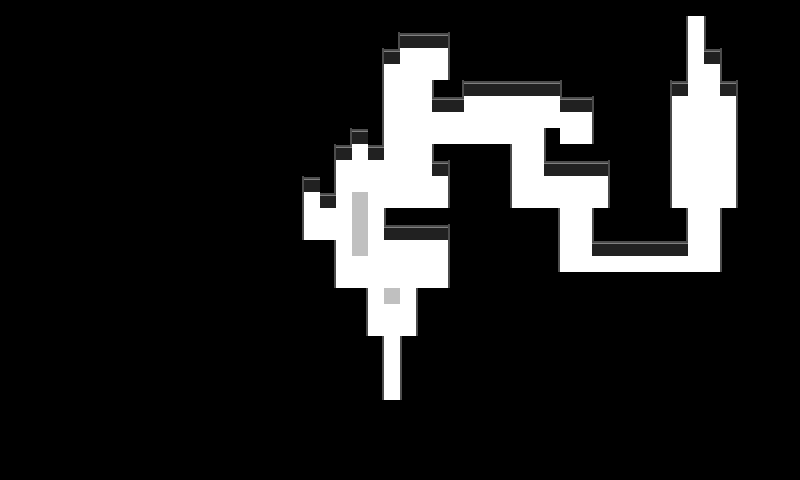

A level layout from a 2D game, rendered from its tile map. Below: a short description, then the map file with tile-grid data replaced by summaries:
An orthogonal 50x30 tile map with 16x16 px tiles, 1 tile layer (Tile Layer 1), 2 tilesets and 46 objects.

<map version="1.0" orientation="orthogonal" renderorder="right-down" width="50" height="30" tilewidth="16" tileheight="16" nextobjectid="68">
 <tileset firstgid="1" name="Tileset" tilewidth="16" tileheight="16" tilecount="64">
  <image source="Tileset.png" width="128" height="128" />
 </tileset>
 <tileset firstgid="65" name="ObjSet" tilewidth="16" tileheight="16" tilecount="6">
  <image source="ObjSet.png" width="96" height="16" />
 </tileset>
 <layer name="Tile Layer 1" width="50" height="30">
  <data>[1500 cells, 1500 non-empty, 8 distinct tile ids]</data>
 </layer>
 <objectgroup name="Object Layer 1">
  <object id="1" gid="66" x="304" y="208" width="16" height="16">
   <properties>
    <property name="size" value="16" />
    <property name="sound" value="Pfft.mp3" />
    <property name="sprite" value="Poo.png" />
    <property name="type" value="Clue" />
   </properties>
  </object>
  <object id="3" gid="66" x="432" y="192" width="16" height="16">
   <properties>
    <property name="size" value="16" />
    <property name="sound" value="Pfft.mp3" />
    <property name="sprite" value="Poo.png" />
    <property name="type" value="Clue" />
   </properties>
  </object>
  <object id="4" gid="66" x="432" y="208" width="16" height="16">
   <properties>
    <property name="size" value="16" />
    <property name="sound" value="Pfft.mp3" />
    <property name="sprite" value="Poo.png" />
    <property name="type" value="Clue" />
   </properties>
  </object>
  <object id="5" gid="66" x="432" y="64" width="16" height="16">
   <properties>
    <property name="size" value="16" />
    <property name="sound" value="Pfft.mp3" />
    <property name="sprite" value="Poo.png" />
    <property name="type" value="Clue" />
   </properties>
  </object>
  <object id="6" gid="66" x="432" y="80" width="16" height="16">
   <properties>
    <property name="size" value="16" />
    <property name="sound" value="Pfft.mp3" />
    <property name="sprite" value="Poo.png" />
    <property name="type" value="Clue" />
   </properties>
  </object>
  <object id="7" gid="66" x="560" y="128" width="16" height="16">
   <properties>
    <property name="size" value="16" />
    <property name="sound" value="Pfft.mp3" />
    <property name="sprite" value="Poo.png" />
    <property name="type" value="Clue" />
   </properties>
  </object>
  <object id="8" gid="66" x="576" y="128" width="16" height="16">
   <properties>
    <property name="size" value="16" />
    <property name="sound" value="Pfft.mp3" />
    <property name="sprite" value="Poo.png" />
    <property name="type" value="Clue" />
   </properties>
  </object>
  <object id="9" gid="66" x="560" y="144" width="16" height="16">
   <properties>
    <property name="size" value="16" />
    <property name="sound" value="Pfft.mp3" />
    <property name="sprite" value="Poo.png" />
    <property name="type" value="Clue" />
   </properties>
  </object>
  <object id="10" gid="66" x="576" y="144" width="16" height="16">
   <properties>
    <property name="size" value="16" />
    <property name="sound" value="Pfft.mp3" />
    <property name="sprite" value="Poo.png" />
    <property name="type" value="Clue" />
   </properties>
  </object>
  <object id="11" gid="66" x="352" y="160" width="16" height="16">
   <properties>
    <property name="size" value="16" />
    <property name="sound" value="Pfft.mp3" />
    <property name="sprite" value="Poo.png" />
    <property name="type" value="Clue" />
   </properties>
  </object>
  <object id="12" gid="67" x="384" y="368" width="16" height="16">
   <properties>
    <property name="type" value="Start" />
   </properties>
  </object>
  <object id="13" gid="65" x="368" y="256" width="16" height="16">
   <properties>
    <property name="distance" value="64" />
    <property name="horizontal" value="true" />
    <property name="sprite" value="Enemy.png" />
    <property name="type" value="Enemy" />
   </properties>
  </object>
  <object id="14" gid="65" x="368" y="208" width="16" height="16">
   <properties>
    <property name="distance" value="16" />
    <property name="horizontal" value="true" />
    <property name="sprite" value="Enemy.png" />
    <property name="type" value="Enemy" />
   </properties>
  </object>
  <object id="15" gid="65" x="496" y="112" width="16" height="16">
   <properties>
    <property name="distance" value="40" />
    <property name="horizontal" value="false" />
    <property name="sprite" value="Enemy.png" />
    <property name="type" value="Enemy" />
   </properties>
  </object>
  <object id="16" gid="65" x="416" y="96" width="16" height="16">
   <properties>
    <property name="distance" value="16" />
    <property name="horizontal" value="true" />
    <property name="sprite" value="Enemy.png" />
    <property name="type" value="Enemy" />
   </properties>
  </object>
  <object id="17" gid="68" x="336" y="224" width="16" height="16">
   <properties>
    <property name="size" value="16" />
    <property name="sound" value="GlassBreak.mp3" />
    <property name="sprite" value="Bottle.png" />
    <property name="type" value="Clue" />
   </properties>
  </object>
  <object id="18" gid="68" x="480" y="112" width="16" height="16">
   <properties>
    <property name="size" value="16" />
    <property name="sound" value="GlassBreak.mp3" />
    <property name="sprite" value="Bottle.png" />
    <property name="type" value="Clue" />
   </properties>
  </object>
  <object id="19" gid="68" x="384" y="128" width="16" height="16">
   <properties>
    <property name="size" value="16" />
    <property name="sound" value="GlassBreak.mp3" />
    <property name="sprite" value="Bottle.png" />
    <property name="type" value="Clue" />
   </properties>
  </object>
  <object id="20" gid="68" x="512" y="208" width="16" height="16">
   <properties>
    <property name="size" value="16" />
    <property name="sound" value="GlassBreak.mp3" />
    <property name="sprite" value="Bottle.png" />
    <property name="type" value="Clue" />
   </properties>
  </object>
  <object id="21" gid="66" x="592" y="192" width="16" height="16">
   <properties>
    <property name="size" value="16" />
    <property name="sound" value="Pfft.mp3" />
    <property name="sprite" value="Poo.png" />
    <property name="type" value="Clue" />
   </properties>
  </object>
  <object id="22" gid="66" x="592" y="208" width="16" height="16">
   <properties>
    <property name="size" value="16" />
    <property name="sound" value="Pfft.mp3" />
    <property name="sprite" value="Poo.png" />
    <property name="type" value="Clue" />
   </properties>
  </object>
  <object id="43" gid="65" x="672" y="128" width="16" height="16">
   <properties>
    <property name="distance" value="60" />
    <property name="horizontal" value="true" />
    <property name="sprite" value="Enemy.png" />
    <property name="type" value="Enemy" />
   </properties>
  </object>
  <object id="44" gid="65" x="720" y="160" width="16" height="16">
   <properties>
    <property name="distance" value="60" />
    <property name="horizontal" value="true" />
    <property name="sprite" value="Enemy.png" />
    <property name="type" value="Enemy" />
   </properties>
  </object>
  <object id="45" gid="67" x="688" y="48" width="16" height="16">
   <properties>
    <property name="type" value="Goal" />
   </properties>
  </object>
  <object id="46" gid="68" x="672" y="192" width="16" height="16">
   <properties>
    <property name="size" value="16" />
    <property name="sound" value="GlassBreak.mp3" />
    <property name="sprite" value="Bottle.png" />
    <property name="type" value="Clue" />
   </properties>
  </object>
  </objectgroup>
</map>
<!-- 21 of 46 objects omitted -->
